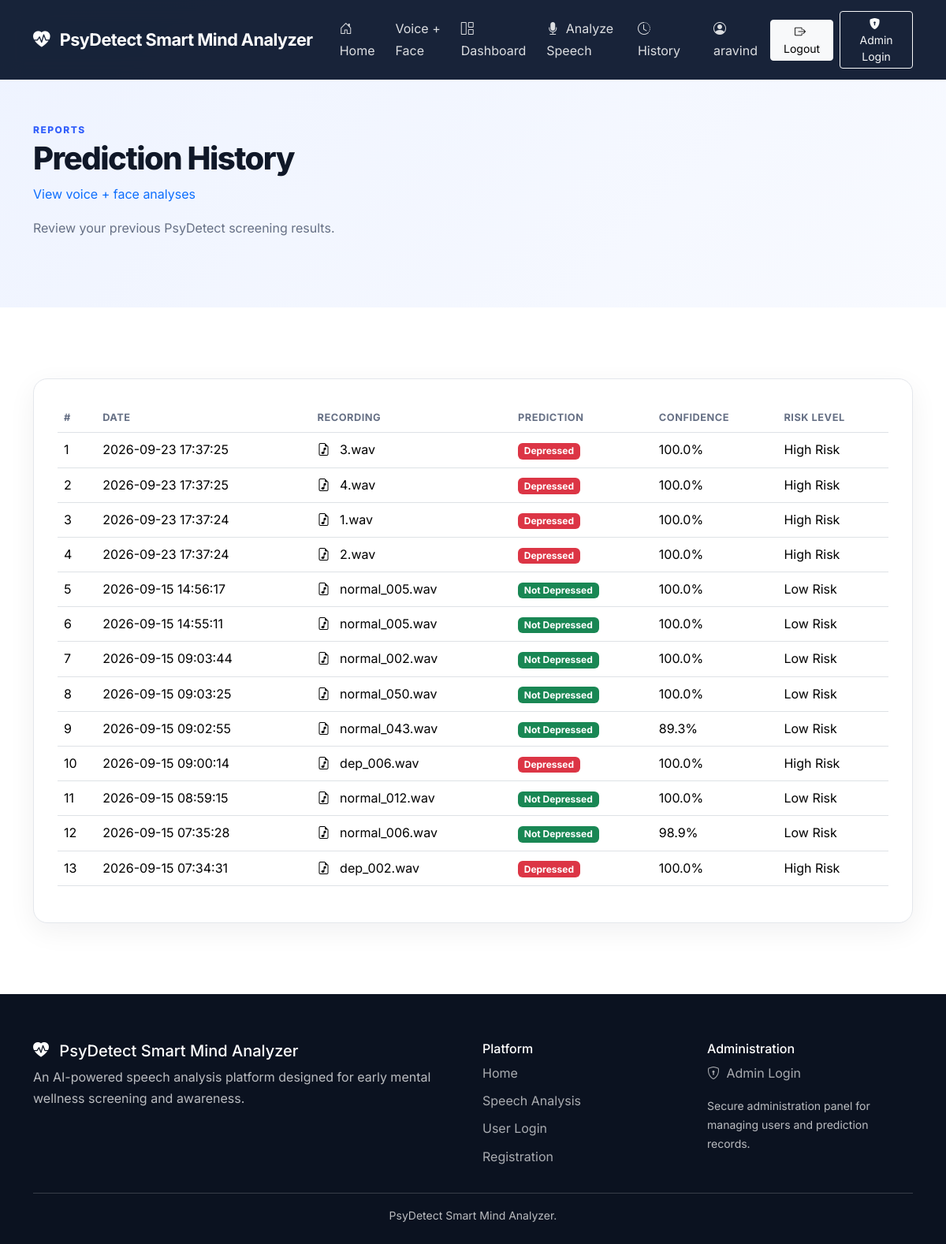
Screenshot of /history (signed in) with the database file from the repository.
### tables this page shows
CREATE TABLE predictions (
            id INTEGER PRIMARY KEY AUTOINCREMENT,
            user_id INTEGER,
            filename TEXT NOT NULL,
            prediction TEXT NOT NULL,
            probability REAL NOT NULL,
            confidence REAL NOT NULL,
            risk_level TEXT NOT NULL,
            created_at TIMESTAMP DEFAULT CURRENT_TIMESTAMP,
            FOREIGN KEY(user_id) REFERENCES users(id)
        );

### app.py (the view)
@app.route("/history")
@login_required
def history():
    conn = get_db()
    predictions = conn.execute("""
        SELECT *
        FROM predictions
        WHERE user_id = ?
        ORDER BY created_at DESC
    """, (
        session["user_id"],
    )).fetchall()
    conn.close()
    return render_template(
        "history.html",
        predictions=predictions
    )

### app.py (called while the page is built)
@app.before_request
def enforce_upload_limit():
    limit = (101 if request.path == "/api/multimodal" else MAX_UPLOAD_MB) * 1024 * 1024
    if request.content_length and request.content_length > limit:
        from flask import abort
        abort(413)

def get_db():
    conn = sqlite3.connect(DATABASE)
    conn.row_factory = sqlite3.Row
    return conn

def login_required(view):
    @wraps(view)
    def wrapped(*args, **kwargs):
        if "user_id" not in session:
            flash("Please login first.")
            return redirect(url_for("login"))
        return view(*args, **kwargs)
    return wrapped

### templates/history.html (shortened to what this page needs)
{% extends "base.html" %}
{% block content %}
<section class="page-header">
    <div class="container">
        <span class="section-label">
            REPORTS
        </span>
        <h1>Prediction History</h1>
        <p><a href="{{ url_for('multimodal.page') }}#analysis-history">View voice + face analyses</a></p>
        <p>
            Review your previous PsyDetect screening results.
        </p>
    </div>
</section>
<section class="section-padding">
    <div class="container">
        <div class="table-card">
            {% if predictions %}
            <div class="table-responsive">
                <table class="table align-middle">
                    <thead>
                        <tr>
                            <th>#</th>
                            <th>Date</th>
                            <th>Recording</th>
                            <th>Prediction</th>
                            <th>Confidence</th>
                            <th>Risk Level</th>
                        </tr>
                    </thead>
                    <tbody>
                        {% for p in predictions %}
                        <tr>
                            <td>
                                {{ loop.index }}
                            </td>
                            <td>
                                {{ p.created_at }}
                            </td>
                            <td>
                                <i class="bi bi-file-earmark-music me-2"></i>
                                {{ p.filename }}
                            </td>
                            <td>
                                {% if p.prediction == "Depressed" %}
                                <span class="badge bg-danger">
                                    {{ p.prediction }}
                                </span>
                                {% else %}
                                <span class="badge bg-success">
                                    {{ p.prediction }}
                                </span>
                                {% endif %}
                            </td>
                            <td>
                                {{ "%.1f"|format(p.confidence) }}%
                            </td>
                            <td>
                                {{ p.risk_level }}
                            </td>
                        </tr>
                        {% endfor %}
                    </tbody>
                </table>
            </div>
            {% endif %}
        </div>
    </div>
</section>
{% endblock %}

### static/css/style.css (style rules this page uses)
:root { --primary: #315efb; --primary-dark: #2147c7; --dark: #101828; --text: #344054; --muted: #667085; --light: #f7f9fc; --border: #e4e7ec; --white: #ffffff; }
* { box-sizing: border-box; }
body { font-family: "Inter", sans-serif; color: var(--text); background: #ffffff; line-height: 1.7; }
a { text-decoration: none; }
.section-padding { padding: 90px 0; }
.section-label { color: var(--primary); font-size: .75rem; font-weight: 800; letter-spacing: 1.5px; }
.feature-card, .workflow-card, .dashboard-card, .stat-card, .auth-card, .upload-card, .result-card, .guidance-card, .table-card { background: white; border: 1px solid var(--border); border-radius: 18px; box-shadow: 0 10px 35px rgba(16,24,40,.06); }
.page-header, .admin-header { padding: 150px 0 70px; background: linear-gradient( 135deg, #eef3ff, #f8faff ); }
.page-header h1, .admin-header h1 { color: var(--dark); font-weight: 800; letter-spacing: -1.5px; }
.page-header p, .admin-header p { color: var(--muted); }
.table-card { padding: 30px; }
.table thead th { font-size: .8rem; text-transform: uppercase; letter-spacing: .5px; color: var(--muted); border-bottom-width: 1px; }

### rows the page displays
predictions: created_at "2026-09-23 17:37:25", filename "3.wav", prediction "Depressed", confidence "100.0", risk_level "High Risk"
predictions: created_at "2026-09-23 17:37:25", filename "4.wav", prediction "Depressed", confidence "100.0", risk_level "High Risk"
predictions: created_at "2026-09-23 17:37:24", filename "1.wav", prediction "Depressed", confidence "100.0", risk_level "High Risk"
predictions: created_at "2026-09-23 17:37:24", filename "2.wav", prediction "Depressed", confidence "100.0", risk_level "High Risk"
predictions: created_at "2026-09-15 14:56:17", filename "normal_005.wav", prediction "Not Depressed", confidence "100.0", risk_level "Low Risk"
predictions: created_at "2026-09-15 14:55:11", filename "normal_005.wav", prediction "Not Depressed", confidence "100.0", risk_level "Low Risk"
predictions: created_at "2026-09-15 09:03:44", filename "normal_002.wav", prediction "Not Depressed", confidence "100.0", risk_level "Low Risk"
predictions: created_at "2026-09-15 09:03:25", filename "normal_050.wav", prediction "Not Depressed", confidence "100.0", risk_level "Low Risk"
predictions: created_at "2026-09-15 09:02:55", filename "normal_043.wav", prediction "Not Depressed", confidence "89.3", risk_level "Low Risk"
predictions: created_at "2026-09-15 09:00:14", filename "dep_006.wav", prediction "Depressed", confidence "100.0", risk_level "High Risk"
predictions: created_at "2026-09-15 08:59:15", filename "normal_012.wav", prediction "Not Depressed", confidence "100.0", risk_level "Low Risk"
predictions: created_at "2026-09-15 07:35:28", filename "normal_006.wav", prediction "Not Depressed", confidence "98.9", risk_level "Low Risk"
predictions: created_at "2026-09-15 07:34:31", filename "dep_002.wav", prediction "Depressed", confidence "100.0", risk_level "High Risk"

### other values shown
{{ session.get('user_name') }} "aravind"
